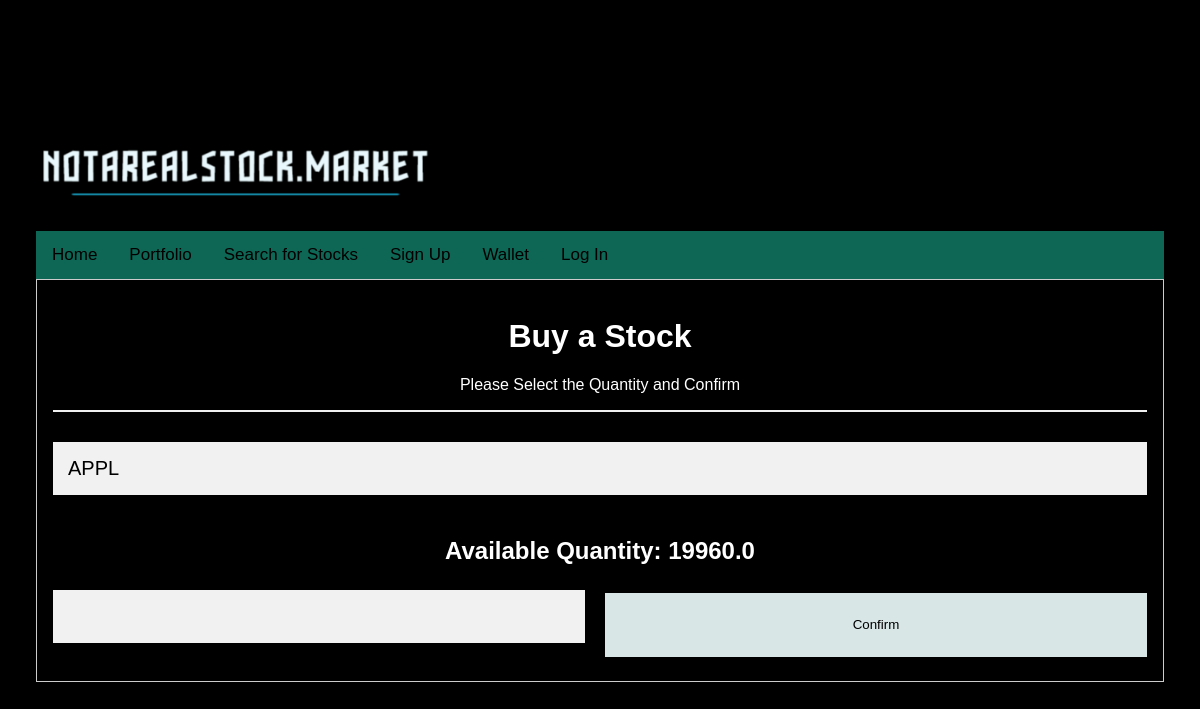
The page /buyastock/1 on the database as committed earlier.
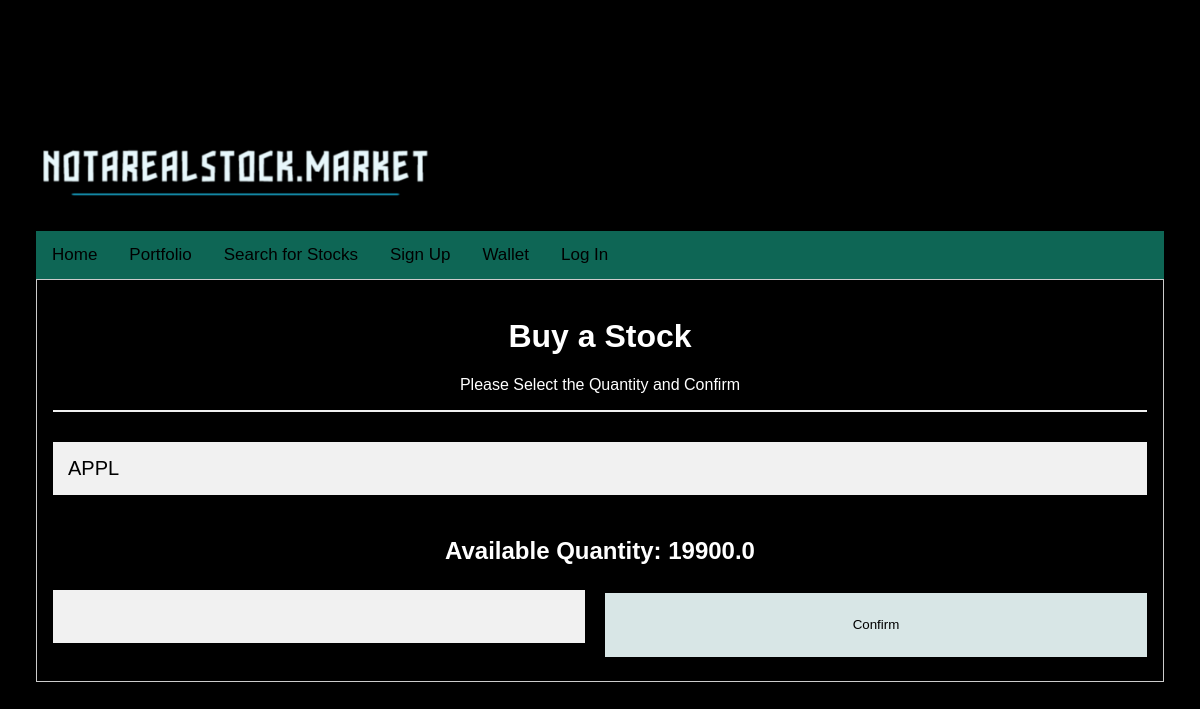
The same page on the database as committed later.
### app.py (models this page shows, shortened)
class Company(db.Model):
    __tablename__ = 'Company'
    companyId = db.Column(db.Integer, primary_key=True, index=True)
    ticker = db.Column(db.String(5))
    total_shares = db.Column(db.Float(), nullable=False)
    name = db.Column(db.String(100))

### app.py (the view)
@app.route("/buyastock/<int:stockID>", methods=["GET"])
def buyaStock(stockID):
   user_id = session.get('user_id')
   portfolio_entry = Portfolio.query.filter_by(userid=user_id, stockID=stockID).first()
   stockName = Stock.query.filter_by(stockId=stockID).first()
   stockName = stockName.ticker
   company = Company.query.filter_by(ticker=stockName).first()
   availShares = company.total_shares
   return render_template('buyastock.html', availShares=availShares, stockName=stockName)

### templates/buyastock.html (shortened to what this page needs)
<div style="text-align: left;"><img src="{{ url_for('static', filename='notarealstock.png') }}" width="400"/></div>
<div class="topnav">
  <a class="active" href="/">Home</a>
  <a href="portfolio">Portfolio</a>
  <a href="searchstock">Search for Stocks</a>
  <a href="signup">Sign Up</a>
  <a href="wallet">Wallet</a>
  <a href="login-signup">Log In</a>
</div>
</head>
<html>
<head>
</head>
 <form action="/buythestock" method="POST" style="border:1px solid #ccc">
  <div class="container">
    <h1>Buy a Stock</h1>
    <p>Please Select the Quantity and Confirm</p>
    <hr>
    <h2><input type="text" name="stockTicker" value="{{ stockName }}" readonly></h2>
    <h2>Available Quantity: {{ availShares }}</h2>
    <div style="display: flex; justify-content: space-between;">
      <input type="number" id="buyQuantity" name="buyQuantity" style="flex: 1; margin-right: 10px;">
      <button type="submit" id="confirm" class="cancelbtn" style="flex: 1; margin-left: 10px;">Confirm</button>
    </div>
</form>
</html>
<body>
<html>
</body>
</html>
<head>
</head>

Rows that differ between the two databases and show on the page:
changed Company: total_shares "19960.0" → "19900.0"
